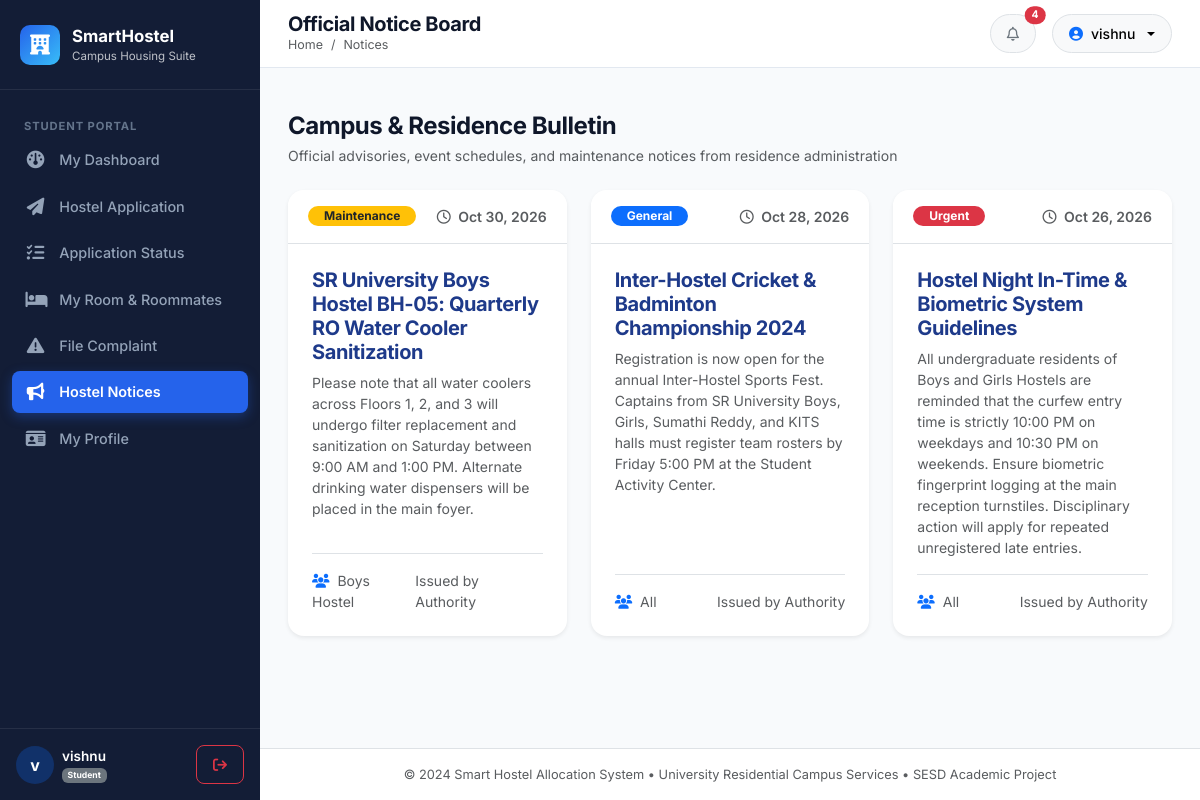
Screenshot of /student/notices (signed in) with the database file from the repository.
### models.py (models this page shows, shortened)
class User(db.Model):
    __tablename__ = 'users'
    id = db.Column(db.Integer, primary_key=True)
    username = db.Column(db.String(64), unique=True, nullable=False, index=True)
    email = db.Column(db.String(120), unique=True, nullable=False, index=True)
    password_hash = db.Column(db.String(256), nullable=False)
    role = db.Column(db.String(20), nullable=False, default='student')  # 'admin', 'student', 'warden'
    created_at = db.Column(db.DateTime, default=datetime.utcnow)
    is_active = db.Column(db.Boolean, default=True)
    student_profile = db.relationship('Student', backref='user', uselist=False, cascade="all, delete-orphan")
    warden_profile = db.relationship('Warden', backref='user', uselist=False, cascade="all, delete-orphan")
    notifications = db.relationship('Notification', backref='user', cascade="all, delete-orphan", lazy='dynamic', order_by='Notification.created_at.desc()')
    notices_posted = db.relationship('Notice', backref='posted_by', lazy='dynamic')
    allocations_made = db.relationship('Allocation', backref='allocated_by_user', foreign_keys='Allocation.allocated_by_id', lazy='dynamic')

class Notice(db.Model):
    __tablename__ = 'notices'
    id = db.Column(db.Integer, primary_key=True)
    title = db.Column(db.String(150), nullable=False)
    content = db.Column(db.Text, nullable=False)
    target_audience = db.Column(db.String(50), nullable=False, default='All')  # 'All', 'Boys Hostel', 'Girls Hostel', 'Warden'
    category = db.Column(db.String(30), nullable=False, default='General')  # 'General', 'Urgent', 'Maintenance', 'Event'
    posted_by_id = db.Column(db.Integer, db.ForeignKey('users.id', ondelete='CASCADE'), nullable=False)
    created_at = db.Column(db.DateTime, default=datetime.utcnow)

### routes/student.py (the view)
@student_bp.route('/notices')
@student_required
def notices():
    student = get_current_student()
    if not student:
        return redirect(url_for('auth.logout'))
    hostel_target = 'Boys Hostel' if student.gender == 'Male' else 'Girls Hostel'
    notices_list = Notice.query.filter(
        Notice.target_audience.in_(['All', hostel_target])
    ).order_by(Notice.created_at.desc()).all()
    return render_template('student/notices.html', student=student, notices=notices_list)

### templates/student/notices.html (shortened to what this page needs)
{% extends 'base.html' %}
{% block page_title %}Official Notice Board{% endblock %}
{% block breadcrumb %}Notices{% endblock %}
{% block content %}
<div class="container-fluid px-0">
    <div class="mb-4">
        <h4 class="fw-bold mb-1">Campus & Residence Bulletin</h4>
        <p class="text-muted small mb-0">Official advisories, event schedules, and maintenance notices from residence administration</p>
    </div>
    <div class="row g-4">
        {% for notice in notices %}
        <div class="col-md-6 col-lg-4">
            <div class="card border-0 shadow-sm h-100 rounded-4 overflow-hidden">
                <div class="card-header bg-white py-3 border-bottom d-flex justify-content-between align-items-center">
                    <span class="badge {% if notice.category == 'Urgent' %}bg-danger{% elif notice.category == 'Maintenance' %}bg-warning text-dark{% elif notice.category == 'Event' %}bg-info text-white{% else %}bg-primary{% endif %} rounded-pill px-3 py-1">
                        {{ notice.category }}
                    </span>
                    <small class="text-muted"><i class="fa-regular fa-clock me-1"></i> {{ notice.created_at.strftime('%b %d, %Y') }}</small>
                </div>
                <div class="card-body p-4 d-flex flex-column justify-content-between">
                    <div>
                        <h5 class="fw-bold text-navy mb-2">{{ notice.title }}</h5>
                        <p class="text-muted small mb-3" style="line-height: 1.5;">{{ notice.content }}</p>
                    </div>
                    <div class="pt-3 border-top d-flex justify-content-between align-items-center text-muted small">
                        <span><i class="fa-solid fa-users me-1 text-primary"></i> {{ notice.target_audience }}</span>
                        <span class="text-xs">Issued by Authority</span>
                    </div>
                </div>
            </div>
        </div>
        {% else %}
        <div class="col-12 text-center py-5">
            <i class="fa-solid fa-bullhorn fs-1 text-muted mb-2"></i>
            <h5 class="text-muted">No notices currently posted for your residence.</h5>
        </div>
        {% endfor %}
    </div>
</div>
{% endblock %}

### templates/base.html (shortened to what this page needs)
<!DOCTYPE html>
<html lang="en">
<head>
    <link href="https://cdn.jsdelivr.net/npm/bootstrap@5.3.3/dist/css/bootstrap.min.css" rel="stylesheet">
    <link href="https://cdnjs.cloudflare.com/ajax/libs/font-awesome/6.5.1/css/all.min.css" rel="stylesheet">
    <link rel="stylesheet" href="{{ url_for('static', filename='css/style.css') }}">
</head>
<body>
{% if session.get('user_id') %}
<div class="app-wrapper">
    <aside class="sidebar" id="sidebar">
        <div class="sidebar-brand">
            <div class="sidebar-brand-icon">
                <i class="fa-solid fa-hotel"></i>
            </div>
            <div>
                <a href="{{ url_for('main.index') }}" class="sidebar-brand-text">SmartHostel</a>
                <div class="text-xs text-light opacity-75" style="font-size: 0.72rem;">Campus Housing Suite</div>
            </div>
        </div>
        <div class="sidebar-nav">
            {% if session.get('role') == 'admin' %}
                <div class="nav-section-title">Core Management</div>
                <a href="{{ url_for('admin.dashboard') }}" class="sidebar-link {% if request.endpoint == 'admin.dashboard' %}active{% endif %}">
                    <i class="fa-solid fa-gauge"></i> <span>Dashboard</span>
                </a>
                <a href="{{ url_for('admin.smart_allocation') }}" class="sidebar-link {% if request.endpoint == 'admin.smart_allocation' %}active{% endif %}">
                    <i class="fa-solid fa-wand-magic-sparkles text-warning"></i> <span>Smart Allocation</span>
                </a>
                <a href="{{ url_for('admin.applications') }}" class="sidebar-link {% if request.endpoint == 'admin.applications' %}active{% endif %}">
                    <i class="fa-solid fa-file-signature"></i> <span>Applications</span>
                </a>
                <div class="nav-section-title">Hostel & Housing</div>
                <a href="{{ url_for('admin.hostels') }}" class="sidebar-link {% if 'hostel' in request.endpoint %}active{% endif %}">
                    <i class="fa-solid fa-building"></i> <span>Hostels</span>
                </a>
                <a href="{{ url_for('admin.rooms') }}" class="sidebar-link {% if 'room' in request.endpoint %}active{% endif %}">
                    <i class="fa-solid fa-door-open"></i> <span>Rooms & Beds</span>
                </a>
                <a href="{{ url_for('admin.students') }}" class="sidebar-link {% if 'student' in request.endpoint and 'admin' in request.endpoint %}active{% endif %}">
                    <i class="fa-solid fa-user-graduate"></i> <span>Student Records</span>
                </a>
                <div class="nav-section-title">Support & Logs</div>
                <a href="{{ url_for('admin.complaints') }}" class="sidebar-link {% if request.endpoint == 'admin.complaints' %}active{% endif %}">
                    <i class="fa-solid fa-circle-exclamation"></i> <span>Complaints</span>
                </a>
                <a href="{{ url_for('admin.notices') }}" class="sidebar-link {% if request.endpoint == 'admin.notices' %}active{% endif %}">
                    <i class="fa-solid fa-bullhorn"></i> <span>Notice Board</span>
                </a>
                <a href="{{ url_for('admin.reports') }}" class="sidebar-link {% if request.endpoint == 'admin.reports' %}active{% endif %}">
                    <i class="fa-solid fa-chart-pie"></i> <span>Reports & Analytics</span>
                </a>
            {% else %}
                <div class="nav-section-title">Student Portal</div>
                <a href="{{ url_for('student.dashboard') }}" class="sidebar-link {% if request.endpoint == 'student.dashboard' %}active{% endif %}">
                    <i class="fa-solid fa-gauge"></i> <span>My Dashboard</span>
                </a>
                <a href="{{ url_for('student.apply') }}" class="sidebar-link {% if request.endpoint == 'student.apply' %}active{% endif %}">
                    <i class="fa-solid fa-paper-plane"></i> <span>Hostel Application</span>
                </a>
                <a href="{{ url_for('student.application_status') }}" class="sidebar-link {% if request.endpoint == 'student.application_status' %}active{% endif %}">
                    <i class="fa-solid fa-list-check"></i> <span>Application Status</span>
                </a>
                <a href="{{ url_for('student.room_details') }}" class="sidebar-link {% if request.endpoint == 'student.room_details' %}active{% endif %}">
                    <i class="fa-solid fa-bed"></i> <span>My Room & Roommates</span>
                </a>
                <a href="{{ url_for('student.complaints') }}" class="sidebar-link {% if request.endpoint == 'student.complaints' %}active{% endif %}">
                    <i class="fa-solid fa-triangle-exclamation"></i> <span>File Complaint</span>
                </a>
                <a href="{{ url_for('student.notices') }}" class="sidebar-link {% if request.endpoint == 'student.notices' %}active{% endif %}">
                    <i class="fa-solid fa-bullhorn"></i> <span>Hostel Notices</span>
                </a>
                <a href="{{ url_for('student.profile') }}" class="sidebar-link {% if request.endpoint == 'student.profile' %}active{% endif %}">
                    <i class="fa-solid fa-id-card"></i> <span>My Profile</span>
                </a>
            {% endif %}
        </div>
        <div class="sidebar-footer">
            <div class="d-flex align-items-center gap-2">
                <div class="rounded-circle bg-primary bg-opacity-25 text-white d-flex align-items-center justify-content-center" style="width: 38px; height: 38px; font-weight: 700;">
                    {{ session.get('display_name', 'U')[:1] }}
                </div>
                <div class="overflow-hidden">
                    <div class="text-white text-truncate fw-semibold" style="font-size: 0.85rem;">{{ session.get('display_name') }}</div>
                    <div class="text-muted text-capitalize text-xs" style="font-size: 0.72rem;"><span class="badge bg-secondary">{{ session.get('role') }}</span></div>
                </div>
                <a href="{{ url_for('auth.logout') }}" class="btn btn-sm btn-outline-danger ms-auto" title="Logout" data-bs-toggle="tooltip">
                    <i class="fa-solid fa-arrow-right-from-bracket"></i>
                </a>
            </div>
        </div>
    </aside>
    <div class="main-content">
        <header class="top-navbar">
            <div class="d-flex align-items-center gap-3">
                <div class="page-header-info">
                    <h5 class="mb-0 fw-bold">{% block page_title %}Dashboard{% endblock %}</h5>
                    <nav aria-label="breadcrumb">
                        <ol class="breadcrumb mb-0" style="font-size: 0.78rem;">
                            <li class="breadcrumb-item"><a href="{{ url_for('main.index') }}" class="text-muted text-decoration-none">Home</a></li>
                            <li class="breadcrumb-item active" aria-current="page">{% block breadcrumb %}Overview{% endblock %}</li>
                        </ol>
                    </nav>
                </div>
            </div>
            <div class="d-flex align-items-center gap-3">
                {% if session.get('role') == 'student' %}
                <div class="dropdown">
                    <a href="{{ url_for('student.notifications') }}" class="btn btn-sm btn-light border position-relative rounded-pill px-3">
                        <i class="fa-regular fa-bell text-secondary"></i>
                        {% if unread_notifications_count > 0 %}
                        <span class="position-absolute top-0 start-100 translate-middle badge rounded-pill bg-danger" style="font-size: 0.65rem;">
                            {{ unread_notifications_count }}
                        </span>
                        {% endif %}
                    </a>
                </div>
                {% endif %}
                <div class="dropdown">
                    <button class="btn btn-sm btn-light border dropdown-toggle d-flex align-items-center gap-2 rounded-pill px-3" data-bs-toggle="dropdown">
                        <i class="fa-solid fa-user-circle text-primary"></i>
                        <span class="fw-medium d-none d-md-inline">{{ session.get('display_name') }}</span>
                    </button>
                </div>
            </div>
        </header>
        <div class="container-fluid px-4 pt-3">
        </div>
        <main class="content-body">
            {% block content %}{% endblock %}
        </main>
        <footer class="mt-auto py-3 px-4 bg-white border-top text-center text-muted text-xs" style="font-size: 0.8rem;">
            &copy; {{ current_year }} Smart Hostel Allocation System &bull; University Residential Campus Services &bull; SESD Academic Project
        </footer>
    </div>
</div>
{% endif %}
</body>
</html>

### rows the page displays
User: get "Student"
Notice: category "Maintenance", created_at "Oct 30, 2026", title "SR University Boys Hostel BH-05: Quarterly RO Water Cooler Sanitization", content "Please note that all water coolers across Floors 1, 2, and 3 will undergo filter replacement and sanitization on Saturday between 9:00 AM and 1:00 PM. Alternate drinking water dispensers will be placed in the main foyer.", target_audience "Boys Hostel"
Notice: category "General", created_at "Oct 28, 2026", title "Inter-Hostel Cricket & Badminton Championship 2024", content "Registration is now open for the annual Inter-Hostel Sports Fest. Captains from SR University Boys, Girls, Sumathi Reddy, and KITS halls must register team rosters by Friday 5:00 PM at the Student Activity Center.", target_audience "All"
Notice: category "Urgent", created_at "Oct 26, 2026", title "Hostel Night In-Time & Biometric System Guidelines", content "All undergraduate residents of Boys and Girls Hostels are reminded that the curfew entry time is strictly 10:00 PM on weekdays and 10:30 PM on weekends. Ensure biometric fingerprint logging at the main reception turnstiles. Disciplinary action will apply for repeated unregistered late entries.", target_audience "All"

### other values shown
{{ session.get('display_name', 'U')[:1] }} "v"
{{ session.get('display_name') }} "vishnu"
{{ unread_notifications_count }} "4"
{{ current_year }} "2024"
